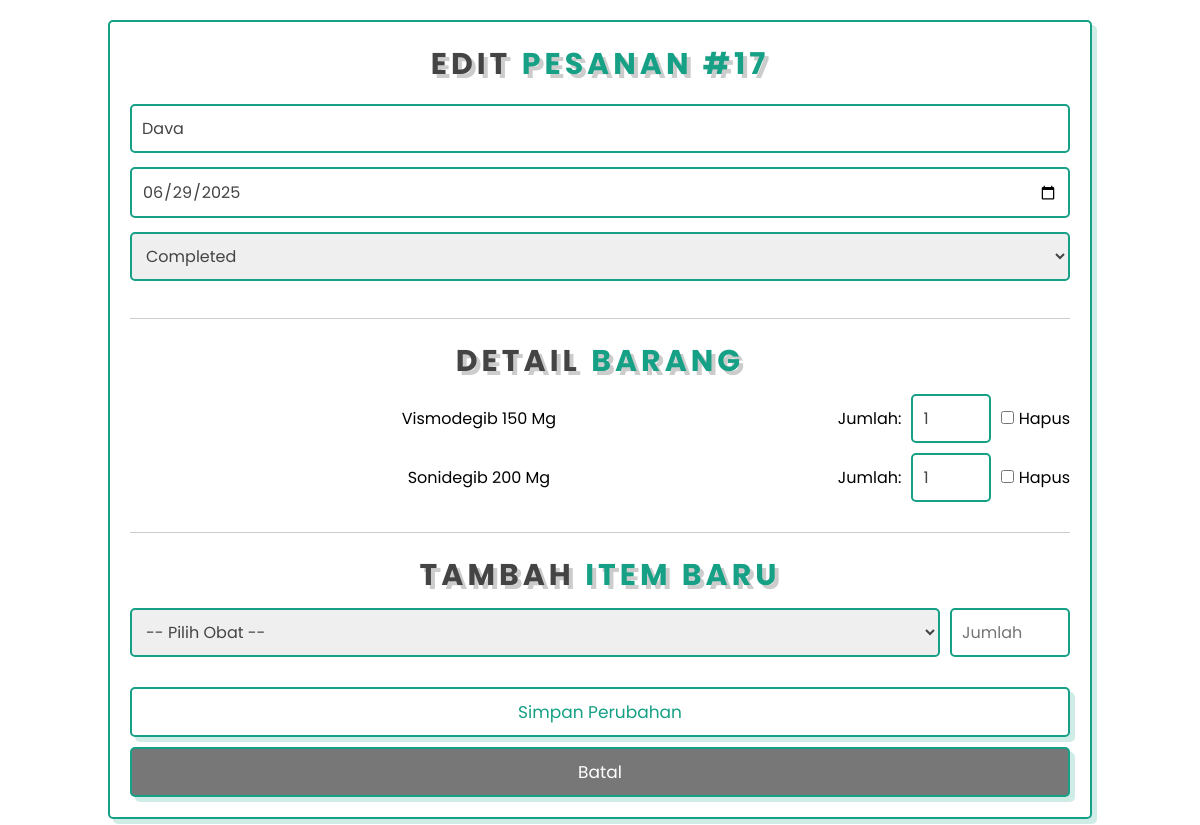
/epharmacy-native/epharmacy-native/admin.php?action=edit&id=17 (signed in), run on the app's committed database.
### tables this page shows
CREATE TABLE `orders` (
  `id` int(11) NOT NULL,
  `customer_name` varchar(100) DEFAULT NULL,
  `total_price` decimal(10,2) DEFAULT NULL,
  `order_date` date DEFAULT NULL,
  `status` varchar(50) DEFAULT 'Completed'
);

CREATE TABLE `order_details` (
  `id` int(11) NOT NULL,
  `order_id` int(11) NOT NULL,
  `medicine_id` int(11) NOT NULL,
  `quantity` int(11) NOT NULL,
  `price_per_item` decimal(10,2) NOT NULL
);

CREATE TABLE `medicines` (
  `id` int(11) NOT NULL,
  `name` varchar(100) NOT NULL,
  `description` text NOT NULL,
  `price` decimal(10,2) NOT NULL
);

### epharmacy-native/epharmacy-native/admin.php (the view, shortened to what this page needs)
<?php
include 'config.php';
$action = $_GET['action'] ?? 'list';
$order_id = $_GET['id'] ?? null;
?>
<!DOCTYPE html>
<html lang="en">
<head>
    <link rel="stylesheet" href="style.css">
    <link rel="stylesheet" href="https://cdnjs.cloudflare.com/ajax/libs/font-awesome/6.4.0/css/all.min.css">
</head>
<body>
<?php if ($action == 'list'): ?>
<section class="book">
    <div class="row">
        <div style="width:100%">
            <h3 class="heading">Daftar <span>Pesanan</span></h3>
            <div style="margin-bottom: 2rem;">
                <a href="admin.php?action=add" class="btn">Tambah Pesanan <span class="fas fa-plus"></span></a>
                <a href="index.php" class="btn" style="margin-left: 1rem;">Kembali ke Home <span class="fas fa-home"></span></a>
            </div>
            <div style="overflow-x:auto;">
                <table style="width:100%; border-collapse: collapse; font-size: 1.4rem;">
                    <thead style="background-color: var(--green); color: white;">
                        <tr>
                            <th style="padding: 1rem; border: var(--border);">ID</th>
                            <th style="padding: 1rem; border: var(--border);">Pelanggan</th>
                            <th style="padding: 1rem; border: var(--border);">Produk</th>
                            <th style="padding: 1rem; border: var(--border);">Total</th>
                            <th style="padding: 1rem; border: var(--border);">Tanggal</th>
                            <th style="padding: 1rem; border: var(--border);">Status</th>
                            <th style="padding: 1rem; border: var(--border);">Aksi</th>
                        </tr>
                    </thead>
                    <tbody>
                        <?php
                        $sql = "SELECT o.*, GROUP_CONCAT(m.name SEPARATOR ', ') as item_list FROM orders o LEFT JOIN order_details od ON o.id = od.order_id LEFT JOIN medicines m ON od.medicine_id = m.id GROUP BY o.id ORDER BY o.order_date DESC";
                        $result = $conn->query($sql);
                        if ($result && $result->num_rows > 0):
                            while($row = $result->fetch_assoc()): ?>
                            <tr style="text-align: center;">
                                <td style="padding: 1rem; border: var(--border);"><?= $row['id'] ?></td>
                                <td style="padding: 1rem; border: var(--border);"><?= htmlspecialchars($row['customer_name']) ?></td>
                                <td style="padding: 1rem; border: var(--border); text-align: left;"><?= htmlspecialchars($row['item_list'] ?? 'Tidak ada detail') ?></td>
                                <td style="padding: 1rem; border: var(--border);">Rp<?= number_format($row['total_price'], 0, ',', '.') ?></td>
                                <td style="padding: 1rem; border: var(--border);"><?= htmlspecialchars($row['order_date'] ?? 'N/A') ?></td>
                                <td style="padding: 1rem; border: var(--border);"><?= htmlspecialchars($row['status'] ?? 'N/A') ?></td>
                                <td style="padding: 1rem; border: var(--border);">
                                    <a href="admin.php?action=edit&id=<?= $row['id'] ?>" class="btn"><i class="fas fa-edit"></i></a>
                                    <a href="admin.php?action=delete&id=<?= $row['id'] ?>" class="btn" onclick="return confirm('Yakin ingin hapus?')"><i class="fas fa-trash"></i></a>
                                </td>
                            </tr>
                            <?php endwhile;
                        else: ?>
                            <tr><td colspan="7" style="text-align:center; padding: 2rem;">Belum ada pesanan.</td></tr>
                        <?php endif; ?>
                    </tbody>
                </table>
            </div>
        </div>
    </div>
</section>
<?php elseif ($action == 'edit' && $order_id):
    $order = $conn->query("SELECT * FROM orders WHERE id = $order_id")->fetch_assoc();
    $result_details = $conn->query("SELECT od.id, od.quantity, m.name as medicine_name FROM order_details od JOIN medicines m ON od.medicine_id = m.id WHERE od.order_id = $order_id");
    $order_details = [];
    while ($row = $result_details->fetch_assoc()) { $order_details[] = $row; }
?>
<section class="book">
    <div class="row">
        <form action="admin.php?action=update&id=<?= $order_id ?>" method="post">
            <h3 class="heading">Edit <span>Pesanan #<?= $order_id ?></span></h3>
            <input type="text" name="customer_name" class="box" value="<?= htmlspecialchars($order['customer_name']) ?>" required>
            <input type="date" name="order_date" class="box" value="<?= htmlspecialchars($order['order_date']) ?>" required>
            <select name="status" class="box">
                <option value="Completed" <?= $order['status'] == 'Completed' ? 'selected' : '' ?>>Completed</option>
            </select>
            <div style="margin-top: 3rem; border-top: 1px solid #ccc; padding-top: 2rem;">
                <h3 class="heading">Detail <span>Barang</span></h3>
                <?php foreach ($order_details as $item): ?>
                    <div style="display: flex; align-items: center; gap: 1rem; margin-bottom: 1rem;">
                        <span style="flex-grow: 1; font-size: 1.6rem;"><?= htmlspecialchars($item['medicine_name']) ?></span>
                        <label style="font-size: 1.6rem;">Jumlah:</label>
                        <input type="number" name="quantities[<?= $item['id'] ?>]" value="<?= $item['quantity'] ?>" min="1" class="box" style="width: 80px; margin: 0;">
                        <label style="font-size: 1.6rem;"><input type="checkbox" name="remove[]" value="<?= $item['id'] ?>"> Hapus</label>
                    </div>
                <?php endforeach; ?>
            </div>
            <div style="margin-top: 3rem; border-top: 1px solid #ccc; padding-top: 2rem;">
                <h3 class="heading">Tambah <span>Item Baru</span></h3>
                <div style="display: flex; align-items: center; gap: 1rem;">
                    <select name="new_medicine_id" class="box" style="flex-grow: 1; margin: 0;">
                        <option value="">-- Pilih Obat --</option>
                    </select>
                    <input type="number" name="new_quantity" placeholder="Jumlah" min="1" class="box" style="width: 120px; margin: 0;">
                </div>
            </div>
            <input type="submit" value="Simpan Perubahan" class="btn" style="width: 100%; margin-top: 3rem;">
            <a href="admin.php" class="btn" style="width: 100%; margin-top: 1rem; background-color: #777; color: white;">Batal</a>
        </form>
    </div>
</section>
<?php endif; ?>
</body>
</html>

### epharmacy-native/epharmacy-native/style.css (style rules this page uses)
:root { --green:#16a085; --black:#444; --light-color:#777; --box-shadow:.5rem .5rem 0 rgba(22, 160, 133, .2); --text-shadow:.4rem .4rem 0 rgba(0, 0, 0, .2); --border:.2rem solid var(--green); }
* { font-family: 'Poppins', sans-serif; margin:0; padding: 0; box-sizing: border-box; outline: none; border: none; text-transform: capitalize; transition: all .2s ease-out; text-decoration: none; }
html { font-size: 62.5%; overflow-x: hidden; scroll-padding-top: 7rem; scroll-behavior: smooth; }
section { padding:2rem 9%; }
.heading { text-align: center; padding-bottom: 2rem; text-shadow: var(--text-shadow); text-transform: uppercase; color:var(--black); font-size: 5rem; letter-spacing: .4rem; }
.heading span { text-transform: uppercase; color:var(--green); }
.btn { display: inline-block; margin-top: 1rem; padding: .5rem; padding-left: 1rem; border:var(--border); border-radius: .5rem; box-shadow: var(--box-shadow); color:var(--green); cursor: pointer; font-size: 1.7rem; background: #fff; }
.book .row { display: flex; align-items: center; flex-wrap: wrap; gap:2rem; }
.book .row form { flex:1 1 45rem; background: #fff; border:var(--border); box-shadow: var(--box-shadow); text-align: center; padding: 2rem; border-radius: .5rem; }
.book .row form h3 { color:var(--black); padding-bottom: 1rem; font-size: 3rem; }
.book .row form .box { width: 100%; margin:.7rem 0; border-radius: .5rem; border:var(--border); font-size: 1.6rem; color: var(--black); text-transform: none; padding: 1rem; }
.book .row form .btn { padding:1rem 4rem; }

### data on the page
orders: customer_name "Dava", order_date "06/29/2025", status "Completed"
order_details: medicine.name "Vismodegib 150 Mg", quantity "1"
order_details: medicine.name "Sonidegib 200 Mg", quantity "1"

### other printed values
$order_id "17"
